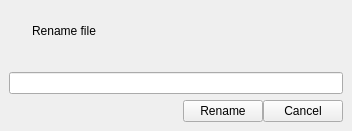
<?xml version="1.0" encoding="UTF-8"?>
<ui version="4.0">
 <class>RenameOverlay</class>
 <widget class="QWidget" name="RenameOverlay">
  <property name="geometry">
   <rect>
    <x>0</x>
    <y>0</y>
    <width>352</width>
    <height>131</height>
   </rect>
  </property>
  <property name="sizePolicy">
   <sizepolicy hsizetype="Preferred" vsizetype="Preferred">
    <horstretch>0</horstretch>
    <verstretch>0</verstretch>
   </sizepolicy>
  </property>
  <property name="windowTitle">
   <string notr="true"/>
  </property>
  <property name="accessibleName">
   <string notr="true"/>
  </property>
  <layout class="QVBoxLayout" name="verticalLayout">
   <property name="spacing">
    <number>10</number>
   </property>
   <property name="sizeConstraint">
    <enum>QLayout::SetMinAndMaxSize</enum>
   </property>
   <property name="leftMargin">
    <number>0</number>
   </property>
   <property name="topMargin">
    <number>0</number>
   </property>
   <property name="rightMargin">
    <number>0</number>
   </property>
   <property name="bottomMargin">
    <number>0</number>
   </property>
   <item>
    <widget class="QWidget" name="widget" native="true">
     <property name="accessibleName">
      <string notr="true">OverlayHeaderWidget</string>
     </property>
     <layout class="QHBoxLayout" name="horizontalLayout_2">
      <property name="spacing">
       <number>0</number>
      </property>
      <property name="leftMargin">
       <number>0</number>
      </property>
      <property name="topMargin">
       <number>0</number>
      </property>
      <property name="rightMargin">
       <number>0</number>
      </property>
      <property name="bottomMargin">
       <number>0</number>
      </property>
      <item>
       <widget class="IconWidget" name="headerIcon" native="true">
        <property name="sizePolicy">
         <sizepolicy hsizetype="Fixed" vsizetype="Fixed">
          <horstretch>0</horstretch>
          <verstretch>0</verstretch>
         </sizepolicy>
        </property>
        <property name="minimumSize">
         <size>
          <width>32</width>
          <height>32</height>
         </size>
        </property>
        <property name="maximumSize">
         <size>
          <width>32</width>
          <height>32</height>
         </size>
        </property>
        <property name="accessibleName">
         <string notr="true"/>
        </property>
       </widget>
      </item>
      <item>
       <widget class="QLabel" name="headerLabel">
        <property name="sizePolicy">
         <sizepolicy hsizetype="Minimum" vsizetype="Preferred">
          <horstretch>1</horstretch>
          <verstretch>0</verstretch>
         </sizepolicy>
        </property>
        <property name="accessibleName">
         <string notr="true">OverlayHeaderLabel</string>
        </property>
        <property name="text">
         <string>Rename file</string>
        </property>
       </widget>
      </item>
      <item>
       <widget class="IconButton" name="closeButton" native="true">
        <property name="sizePolicy">
         <sizepolicy hsizetype="Fixed" vsizetype="Fixed">
          <horstretch>0</horstretch>
          <verstretch>0</verstretch>
         </sizepolicy>
        </property>
        <property name="minimumSize">
         <size>
          <width>32</width>
          <height>32</height>
         </size>
        </property>
        <property name="maximumSize">
         <size>
          <width>32</width>
          <height>32</height>
         </size>
        </property>
        <property name="focusPolicy">
         <enum>Qt::NoFocus</enum>
        </property>
        <property name="accessibleName">
         <string notr="true">OverlayCloseButton</string>
        </property>
       </widget>
      </item>
     </layout>
    </widget>
   </item>
   <item>
    <layout class="QVBoxLayout" name="verticalLayout_2">
     <property name="spacing">
      <number>6</number>
     </property>
     <property name="leftMargin">
      <number>9</number>
     </property>
     <property name="topMargin">
      <number>0</number>
     </property>
     <property name="rightMargin">
      <number>9</number>
     </property>
     <property name="bottomMargin">
      <number>9</number>
     </property>
     <item>
      <widget class="QLineEdit" name="fileName">
       <property name="minimumSize">
        <size>
         <width>330</width>
         <height>0</height>
        </size>
       </property>
       <property name="accessibleName">
        <string notr="true"/>
       </property>
      </widget>
     </item>
     <item>
      <layout class="QHBoxLayout" name="horizontalLayout">
       <property name="spacing">
        <number>0</number>
       </property>
       <property name="sizeConstraint">
        <enum>QLayout::SetMinimumSize</enum>
       </property>
       <property name="leftMargin">
        <number>0</number>
       </property>
       <property name="topMargin">
        <number>0</number>
       </property>
       <property name="rightMargin">
        <number>0</number>
       </property>
       <property name="bottomMargin">
        <number>0</number>
       </property>
       <item>
        <spacer name="horizontalSpacer">
         <property name="orientation">
          <enum>Qt::Horizontal</enum>
         </property>
         <property name="sizeHint" stdset="0">
          <size>
           <width>40</width>
           <height>20</height>
          </size>
         </property>
        </spacer>
       </item>
       <item>
        <widget class="PushButtonFocusInd" name="okButton">
         <property name="focusPolicy">
          <enum>Qt::NoFocus</enum>
         </property>
         <property name="accessibleName">
          <string notr="true">ButtonSetLeft</string>
         </property>
         <property name="text">
          <string>Rename</string>
         </property>
        </widget>
       </item>
       <item>
        <widget class="QPushButton" name="cancelButton">
         <property name="focusPolicy">
          <enum>Qt::NoFocus</enum>
         </property>
         <property name="accessibleName">
          <string notr="true">ButtonSetRight</string>
         </property>
         <property name="text">
          <string>Cancel</string>
         </property>
        </widget>
       </item>
      </layout>
     </item>
    </layout>
   </item>
  </layout>
 </widget>
 <customwidgets>
  <customwidget>
   <class>IconButton</class>
   <extends>QWidget</extends>
   <header>gui/customwidgets/iconbutton.h</header>
   <container>1</container>
  </customwidget>
  <customwidget>
   <class>IconWidget</class>
   <extends>QWidget</extends>
   <header>gui/customwidgets/iconwidget.h</header>
   <container>1</container>
  </customwidget>
  <customwidget>
   <class>PushButtonFocusInd</class>
   <extends>QPushButton</extends>
   <header>gui/customwidgets/pushbuttonfocusind.h</header>
  </customwidget>
 </customwidgets>
 <resources/>
 <connections/>
</ui>
